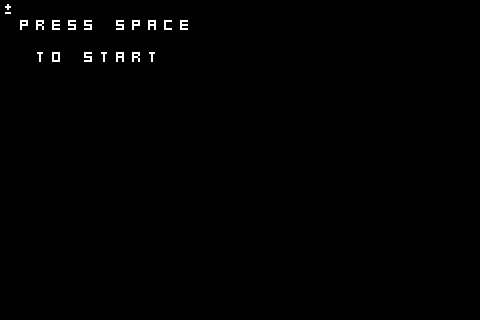

This is a level from a 2D game, rendered from its Tiled map with the project's own tilesets. A one-line summary and the complete map file follow:
An orthogonal 30x20 tile map with 16x16 px tiles, 2 tile layers (triggers, text), 2 hidden layers not drawn.

<map version="1.0" tiledversion="1.0.3" orientation="orthogonal" renderorder="right-down" width="30" height="20" tilewidth="16" tileheight="16" nextobjectid="1">
 <tileset firstgid="1" source="text.tsx" />
 <layer name="general" width="30" height="20" visible="0">
  <data encoding="csv">
0,0,0,0,0,0,0,0,0,0,0,0,0,0,0,0,0,0,0,0,0,0,0,0,0,0,0,0,0,0,
0,0,0,0,0,0,0,0,0,0,0,0,0,0,0,0,0,0,0,0,0,0,0,0,0,0,0,0,0,0,
0,0,0,0,0,0,0,0,0,0,0,0,0,0,0,0,0,0,0,0,0,0,0,0,0,0,0,0,0,0,
0,0,0,0,0,0,0,0,0,0,0,0,0,0,0,0,0,0,0,0,0,0,0,0,0,0,0,0,0,0,
0,0,0,0,0,0,0,0,0,0,0,0,0,0,0,0,0,0,0,0,0,0,0,0,0,0,0,0,0,0,
0,0,0,0,0,0,0,0,0,0,0,0,0,0,0,0,0,0,0,0,0,0,0,0,0,0,0,0,0,0,
0,0,0,0,0,0,0,0,0,0,0,0,0,0,0,0,0,0,0,0,0,0,0,0,0,0,0,0,0,0,
0,0,0,0,0,0,0,0,0,0,0,0,0,0,0,0,0,0,0,0,0,0,0,0,0,0,0,0,0,0,
0,0,0,0,0,0,0,0,0,0,0,0,0,0,0,0,0,0,0,0,0,0,0,0,0,0,0,0,0,0,
0,0,0,0,0,0,0,0,0,0,0,0,0,0,0,0,0,0,0,0,0,0,0,0,0,0,0,0,0,0,
0,0,0,0,0,0,0,0,0,0,0,0,0,0,0,0,0,0,0,0,0,0,0,0,0,0,0,0,0,0,
0,0,0,0,0,0,0,0,0,0,0,0,0,0,0,0,0,0,0,0,0,0,0,0,0,0,0,0,0,0,
0,0,0,0,0,0,0,0,0,0,0,0,0,0,0,0,0,0,0,0,0,0,0,0,0,0,0,0,0,0,
0,0,0,0,0,0,0,0,0,0,0,0,0,0,0,0,0,0,0,0,0,0,0,0,0,0,0,0,0,0,
0,0,0,0,0,0,0,0,0,0,0,0,0,0,0,0,0,0,0,0,0,0,0,0,0,0,0,0,0,0,
0,0,0,0,0,0,0,0,0,0,0,0,0,0,0,0,0,0,0,0,0,0,0,0,0,0,0,0,0,0,
0,0,0,0,0,0,0,0,0,0,0,0,0,0,0,0,0,0,0,0,0,0,0,0,0,0,0,0,0,0,
0,0,0,0,0,0,0,0,0,0,0,0,0,0,0,0,0,0,0,0,0,0,0,0,0,0,0,0,0,0,
0,0,0,0,0,0,0,0,0,0,0,0,0,0,0,0,0,0,0,0,0,0,0,0,0,0,0,0,0,0,
0,0,0,0,0,0,0,0,0,0,0,0,0,0,0,0,0,0,0,0,0,0,0,0,0,0,0,0,0,0
</data>
 </layer>
 <layer name="bg" width="30" height="20" visible="0">
  <data encoding="csv">
0,0,0,0,0,0,0,0,0,0,0,0,0,0,0,0,0,0,0,0,0,0,0,0,0,0,0,0,0,0,
0,0,0,0,0,0,0,0,0,0,0,0,0,0,0,0,0,0,0,0,0,0,0,0,0,0,0,0,0,0,
0,0,0,0,0,0,0,0,0,0,0,0,0,0,0,0,0,0,0,0,0,0,0,0,0,0,0,0,0,0,
0,0,0,0,0,0,0,0,0,0,0,0,0,0,0,0,0,0,0,0,0,0,0,0,0,0,0,0,0,0,
0,0,0,0,0,0,0,0,0,0,0,0,0,0,0,0,0,0,0,0,0,0,0,0,0,0,0,0,0,0,
0,0,0,0,0,0,0,0,0,0,0,0,0,0,0,0,0,0,0,0,0,0,0,0,0,0,0,0,0,0,
0,0,0,0,0,0,0,0,0,0,0,0,0,0,0,0,0,0,0,0,0,0,0,0,0,0,0,0,0,0,
0,0,0,0,0,0,0,0,0,0,0,0,0,0,0,0,0,0,0,0,0,0,0,0,0,0,0,0,0,0,
0,0,0,0,0,0,0,0,0,0,0,0,0,0,0,0,0,0,0,0,0,0,0,0,0,0,0,0,0,0,
0,0,0,0,0,0,0,0,0,0,0,0,0,0,0,0,0,0,0,0,0,0,0,0,0,0,0,0,0,0,
0,0,0,0,0,0,0,0,0,0,0,0,0,0,0,0,0,0,0,0,0,0,0,0,0,0,0,0,0,0,
0,0,0,0,0,0,0,0,0,0,0,0,0,0,0,0,0,0,0,0,0,0,0,0,0,0,0,0,0,0,
0,0,0,0,0,0,0,0,0,0,0,0,0,0,0,0,0,0,0,0,0,0,0,0,0,0,0,0,0,0,
0,0,0,0,0,0,0,0,0,0,0,0,0,0,0,0,0,0,0,0,0,0,0,0,0,0,0,0,0,0,
0,0,0,0,0,0,0,0,0,0,0,0,0,0,0,0,0,0,0,0,0,0,0,0,0,0,0,0,0,0,
0,0,0,0,0,0,0,0,0,0,0,0,0,0,0,0,0,0,0,0,0,0,0,0,0,0,0,0,0,0,
0,0,0,0,0,0,0,0,0,0,0,0,0,0,0,0,0,0,0,0,0,0,0,0,0,0,0,0,0,0,
0,0,0,0,0,0,0,0,0,0,0,0,0,0,0,0,0,0,0,0,0,0,0,0,0,0,0,0,0,0,
0,0,0,0,0,0,0,0,0,0,0,0,0,0,0,0,0,0,0,0,0,0,0,0,0,0,0,0,0,0,
0,0,0,0,0,0,0,0,0,0,0,0,0,0,0,0,0,0,0,0,0,0,0,0,0,0,0,0,0,0
</data>
 </layer>
 <layer name="triggers" width="30" height="20">
  <data encoding="csv">
43,0,0,0,0,0,0,0,0,0,0,0,0,0,0,0,0,0,0,0,0,0,0,0,0,0,0,0,0,0,
0,0,0,0,0,0,0,0,0,0,0,0,0,0,0,0,0,0,0,0,0,0,0,0,0,0,0,0,0,0,
0,0,0,0,0,0,0,0,0,0,0,0,0,0,0,0,0,0,0,0,0,0,0,0,0,0,0,0,0,0,
0,0,0,0,0,0,0,0,0,0,0,0,0,0,0,0,0,0,0,0,0,0,0,0,0,0,0,0,0,0,
0,0,0,0,0,0,0,0,0,0,0,0,0,0,0,0,0,0,0,0,0,0,0,0,0,0,0,0,0,0,
0,0,0,0,0,0,0,0,0,0,0,0,0,0,0,0,0,0,0,0,0,0,0,0,0,0,0,0,0,0,
0,0,0,0,0,0,0,0,0,0,0,0,0,0,0,0,0,0,0,0,0,0,0,0,0,0,0,0,0,0,
0,0,0,0,0,0,0,0,0,0,0,0,0,0,0,0,0,0,0,0,0,0,0,0,0,0,0,0,0,0,
0,0,0,0,0,0,0,0,0,0,0,0,0,0,0,0,0,0,0,0,0,0,0,0,0,0,0,0,0,0,
0,0,0,0,0,0,0,0,0,0,0,0,0,0,0,0,0,0,0,0,0,0,0,0,0,0,0,0,0,0,
0,0,0,0,0,0,0,0,0,0,0,0,0,0,0,0,0,0,0,0,0,0,0,0,0,0,0,0,0,0,
0,0,0,0,0,0,0,0,0,0,0,0,0,0,0,0,0,0,0,0,0,0,0,0,0,0,0,0,0,0,
0,0,0,0,0,0,0,0,0,0,0,0,0,0,0,0,0,0,0,0,0,0,0,0,0,0,0,0,0,0,
0,0,0,0,0,0,0,0,0,0,0,0,0,0,0,0,0,0,0,0,0,0,0,0,0,0,0,0,0,0,
0,0,0,0,0,0,0,0,0,0,0,0,0,0,0,0,0,0,0,0,0,0,0,0,0,0,0,0,0,0,
0,0,0,0,0,0,0,0,0,0,0,0,0,0,0,0,0,0,0,0,0,0,0,0,0,0,0,0,0,0,
0,0,0,0,0,0,0,0,0,0,0,0,0,0,0,0,0,0,0,0,0,0,0,0,0,0,0,0,0,0,
0,0,0,0,0,0,0,0,0,0,0,0,0,0,0,0,0,0,0,0,0,0,0,0,0,0,0,0,0,0,
0,0,0,0,0,0,0,0,0,0,0,0,0,0,0,0,0,0,0,0,0,0,0,0,0,0,0,0,0,0,
0,0,0,0,0,0,0,0,0,0,0,0,0,0,0,0,0,0,0,0,0,0,0,0,0,0,0,0,0,0
</data>
 </layer>
 <layer name="text" width="30" height="20">
  <data encoding="csv">
0,0,0,0,0,0,0,0,0,0,0,0,0,0,0,0,0,0,0,0,0,0,0,0,0,0,0,0,0,0,
0,16,18,5,19,19,0,19,16,1,3,5,0,0,0,0,0,0,0,0,0,0,0,0,0,0,0,0,0,0,
0,0,0,0,0,0,0,0,0,0,0,0,0,0,0,0,0,0,0,0,0,0,0,0,0,0,0,0,0,0,
0,0,20,15,0,19,20,1,18,20,0,0,0,0,0,0,0,0,0,0,0,0,0,0,0,0,0,0,0,0,
0,0,0,0,0,0,0,0,0,0,0,0,0,0,0,0,0,0,0,0,0,0,0,0,0,0,0,0,0,0,
0,0,0,0,0,0,0,0,0,0,0,0,0,0,0,0,0,0,0,0,0,0,0,0,0,0,0,0,0,0,
0,0,0,0,0,0,0,0,0,0,0,0,0,0,0,0,0,0,0,0,0,0,0,0,0,0,0,0,0,0,
0,0,0,0,0,0,0,0,0,0,0,0,0,0,0,0,0,0,0,0,0,0,0,0,0,0,0,0,0,0,
0,0,0,0,0,0,0,0,0,0,0,0,0,0,0,0,0,0,0,0,0,0,0,0,0,0,0,0,0,0,
0,0,0,0,0,0,0,0,0,0,0,0,0,0,0,0,0,0,0,0,0,0,0,0,0,0,0,0,0,0,
0,0,0,0,0,0,0,0,0,0,0,0,0,0,0,0,0,0,0,0,0,0,0,0,0,0,0,0,0,0,
0,0,0,0,0,0,0,0,0,0,0,0,0,0,0,0,0,0,0,0,0,0,0,0,0,0,0,0,0,0,
0,0,0,0,0,0,0,0,0,0,0,0,0,0,0,0,0,0,0,0,0,0,0,0,0,0,0,0,0,0,
0,0,0,0,0,0,0,0,0,0,0,0,0,0,0,0,0,0,0,0,0,0,0,0,0,0,0,0,0,0,
0,0,0,0,0,0,0,0,0,0,0,0,0,0,0,0,0,0,0,0,0,0,0,0,0,0,0,0,0,0,
0,0,0,0,0,0,0,0,0,0,0,0,0,0,0,0,0,0,0,0,0,0,0,0,0,0,0,0,0,0,
0,0,0,0,0,0,0,0,0,0,0,0,0,0,0,0,0,0,0,0,0,0,0,0,0,0,0,0,0,0,
0,0,0,0,0,0,0,0,0,0,0,0,0,0,0,0,0,0,0,0,0,0,0,0,0,0,0,0,0,0,
0,0,0,0,0,0,0,0,0,0,0,0,0,0,0,0,0,0,0,0,0,0,0,0,0,0,0,0,0,0,
0,0,0,0,0,0,0,0,0,0,0,0,0,0,0,0,0,0,0,0,0,0,0,0,0,0,0,0,0,0
</data>
 </layer>
</map>
